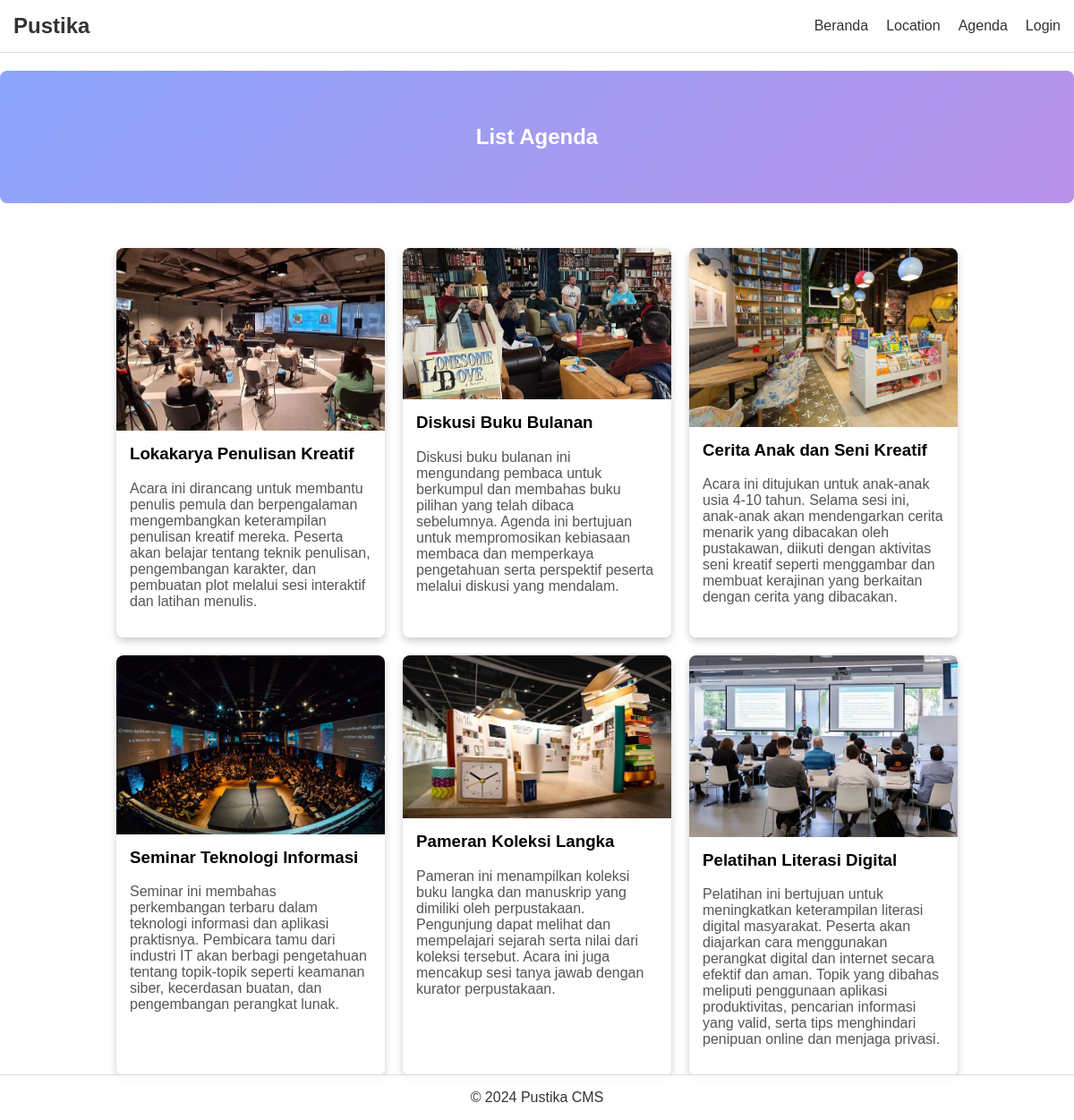
Page /agenda on the committed database.
### tables this page shows
CREATE TABLE `agenda` (
  `id` int NOT NULL AUTO_INCREMENT,
  `gambar` varchar(255) DEFAULT NULL,
  `title` varchar(255) DEFAULT NULL,
  `description` text,
  `created_at` timestamp NULL DEFAULT CURRENT_TIMESTAMP,
  PRIMARY KEY (`id`)
);

### Core/ResponseFactory.php (called while the page is built, shortened)
<?php
class ResponseFactory
{
    public static function view($config, $templates, $data = []): Response
    {
        extract($data);
        if (is_array($templates)) {
            foreach ($templates as $template) {
                include $config::VIEW_PATH . str_replace('.', DIRECTORY_SEPARATOR, $template) . '.php';
            }
        } else {
            include $config::VIEW_PATH . str_replace('.', DIRECTORY_SEPARATOR, $templates) . '.php';
        }
        $content = ob_get_clean();
        if (isset($data['layout'])) {
            $layoutPath = $config::VIEW_PATH . 'layouts/' . $data['layout'] . '.php';
            if (file_exists($layoutPath)) {
                $responseContent = ob_get_clean();
            } else {
                $responseContent = $content;
            }
        } else {
            $responseContent = $content;
        }
        return new Response($responseContent, [
            'Content-Type' => 'text/html'
        ], 200);
    }
}

### Core/helpers.php (called while the page is built, shortened)
<?php
if (!function_exists('view')) {
    function view($views, $data = [], $layout = null)
    {
        $data['layout'] = $layout;
        return ResponseFactory::view(app()->getConfig(), $views, $data);
    }
}
if (!function_exists('app')) {
    function app()
    {
        return Pustika::getInstance();
    }
}

### App/Controllers/SiteController.php (called while the page is built, shortened)
<?php
class SiteController
{
    protected $bukuModel, $penerbitModel, $genreModel, $ourLocationModel, $agendaModel;
    public function __construct()
    {
        $this->agendaModel = new Agenda();
    }
    public function agenda(Request $request)
    {
        $agendaLists = $this->agendaModel->all();
        $fileDisplay = new FileDisplay('uploaded_files');
        $data = [
            'agendaLists' => $agendaLists,
            'fileDisplay' => $fileDisplay,
        ];
        return view('agenda', $data, 'landing');
    }
}

### Core/Router.php (called while the page is built, shortened)
<?php
class Router
{
    protected $config;
    public function __construct($config)
    {
        $this->config = $config;
    }
    public function handle(Request $request): Response
    {
        $uri = $request->server('REQUEST_URI');
        $uri = str_replace($this->config::BASE_URL, "", $uri);
        $args = explode('/', trim($uri, '/'));
        if (1 === count($args)) {
            $controller = $this->config::DEFAULT_CONTROLLER;
            $method = array_shift($args) ?: $this->config::ACTION_INDEX;
        } else {
            $controller = array_shift($args);
            $method = array_shift($args);
        }
        $method = explode('?', $method, 2)[0];
        $controller = $this->convertToCamelCase($controller);
        $method = $this->convertToStudlyCaps($method);
        return $this->run($controller, $method, $args, $request);
    }
    protected function convertToCamelCase($value): string
    {
        return str_replace(' ', '', ucwords(str_replace('-', ' ', $value)));
    }
    protected function convertToStudlyCaps($value): string
    {
        return lcfirst($this->convertToCamelCase($value));
    }
    protected function run($controller, $method, $args, Request $request): Response
    {
        array_unshift($args, $request);
        $class = $this->config::CONTROLLER_NAMESPACE."\\{$controller}Controller";
        if (class_exists($class) && is_callable($toCall = [new $class, $method])) {
            $result = call_user_func_array($toCall, $args);
        } else {
            $class = $this->config::CONTROLLER_NAMESPACE.'\\'.$this->config::DEFAULT_CONTROLLER.'Controller';
            $result = call_user_func([new $class, $this->config::ACTION_404], $request);
        }
        return $result;
    }
}

### public/index.php (called while the page is built, shortened)
<?php
require_once dirname(__DIR__) . '/Core/helpers.php';
$app = Core\Pustika::getInstance(App\Config::class);

### Core/Database.php (called while the page is built, shortened)
<?php
final class Database
{
    private static $conn = null;
    public static function getConnection()
    {
        if (is_null(self::$conn)) {
            $c = app()->getConfig()::DB_CONFIG;
            $dsn = "mysql:host={$c['host']};dbname={$c['dbname']};";
            if (isset($c['port'])) {
                $dsn .= "port={$c['port']};";
            }
            self::$conn = new \PDO(
                $dsn,
                $c['username'],
                $c['password']
            );
            self::$conn->setAttribute(\PDO::ATTR_ERRMODE, \PDO::ERRMODE_EXCEPTION);
        }
        return self::$conn;
    }
}

### Core/Model.php (called while the page is built, shortened)
<?php
class Model
{
    protected $table = null;
    protected $query = '';
    protected $params = [];
    public function all($columns = ['*'], $fetchStyle = \PDO::FETCH_BOTH)
    {
        $columns = implode(",", $columns);
        $stmt = Database::getConnection()
            ->prepare("SELECT $columns FROM $this->table" . $this->query);
        $stmt->execute($this->params);
        return $stmt->fetchAll($fetchStyle);
    }
}

### App/Views/agenda.php (the view, shortened to what this page needs)
<div class="jumbotron">
    <h2>List Agenda</h2>
</div>
<?php foreach ($agendaLists as $index => $agenda): ?>
    <div class="card">
        <?php if (!empty($agenda['gambar'])): ?>
            <?php echo $fileDisplay->getImageTag(
                $agenda['gambar'],
                'Agenda Image',
                '100%'
            ); ?>
        <?php else: ?>
            No Image
        <?php endif; ?>
        <div class="card-body">
            <h3><?php echo htmlspecialchars($agenda['title']); ?></h3>
            <p><?php echo htmlspecialchars(
                $agenda['description']
            ); ?></p>
        </div>
    </div>
<?php endforeach; ?>

### Core/FileDisplay.php (shortened to what this page needs)
<?php
class FileDisplay
{
    protected static $baseUrl = '';
    protected $uploadDir;
    public static function initializeBaseUrl()
    {
        if (self::$baseUrl === '') {
            $protocol = (!empty($_SERVER['HTTPS']) && $_SERVER['HTTPS'] !== 'off') ? 'https' : 'http';
            $host = $_SERVER['HTTP_HOST'];
            $scriptName = dirname($_SERVER['SCRIPT_NAME']);
            self::$baseUrl = $protocol . '://' . $host . $scriptName . 'storage/';
        }
    }
    public function __construct(string $uploadDir)
    {
        $this->uploadDir = trim($uploadDir, '/');
    }
    public function getFileUrl(string $fileName)
    {
        return self::$baseUrl . '/' . $this->uploadDir . '/' . urlencode($fileName);
    }
    public function getImageTag(string $fileName, string $altText = 'Image', string $width = '100px', string $height = 'auto')
    {
        $url = $this->getFileUrl($fileName);
        return '<img src="' . htmlspecialchars($url) . '" alt="' . htmlspecialchars($altText) . '" style="width: ' . htmlspecialchars($width) . '; height: ' . htmlspecialchars($height) . ';">';
    }
}

### public/assets/css/landing.css (style rules this page uses)
body { font-family: Arial, sans-serif; margin: 0; padding: 0; }
.jumbotron { background: linear-gradient(135deg, rgba(110, 142, 251, 0.8), rgba(167, 119, 227, 0.8)); color: #fff; padding: 40px; text-align: center; margin: 20px auto; border-radius: 8px; max-width: 1200px; }
.card { background-color: transparent; border-radius: 8px; box-shadow: 0 4px 8px rgba(0, 0, 0, 0.2); width: 100%; max-width: 300px; margin: 10px; overflow: hidden; display: flex; flex-direction: column; }
.card img { width: 100%; height: 200px; object-fit: cover; display: block; }
.card-body { padding: 15px; background-color: #fff; flex-grow: 1; }
.card-body h3 { margin-top: 0; }
.card-body p { color: #555; }

### rows in the picture
agenda: gambar (picture), title "Lokakarya Penulisan Kreatif", description "Acara ini dirancang untuk membantu penulis pemula dan berpengalaman mengembangkan keterampilan penulisan kreatif mereka. Peserta akan belajar tentang teknik penulisan, pengembangan karakter, dan pembuatan plot melalui sesi interaktif dan latihan menulis."
agenda: gambar (picture), title "Diskusi Buku Bulanan", description "Diskusi buku bulanan ini mengundang pembaca untuk berkumpul dan membahas buku pilihan yang telah dibaca sebelumnya. Agenda ini bertujuan untuk mempromosikan kebiasaan membaca dan memperkaya pengetahuan serta perspektif peserta melalui diskusi yang mendalam."
agenda: gambar (picture), title "Cerita Anak dan Seni Kreatif", description "Acara ini ditujukan untuk anak-anak usia 4-10 tahun. Selama sesi ini, anak-anak akan mendengarkan cerita menarik yang dibacakan oleh pustakawan, diikuti dengan aktivitas seni kreatif seperti menggambar dan membuat kerajinan yang berkaitan dengan cerita yang dibacakan."
agenda: gambar (picture), title "Seminar Teknologi Informasi", description "Seminar ini membahas perkembangan terbaru dalam teknologi informasi dan aplikasi praktisnya. Pembicara tamu dari industri IT akan berbagi pengetahuan tentang topik-topik seperti keamanan siber, kecerdasan buatan, dan pengembangan perangkat lunak."
agenda: gambar (picture), title "Pameran Koleksi Langka", description "Pameran ini menampilkan koleksi buku langka dan manuskrip yang dimiliki oleh perpustakaan. Pengunjung dapat melihat dan mempelajari sejarah serta nilai dari koleksi tersebut. Acara ini juga mencakup sesi tanya jawab dengan kurator perpustakaan."
agenda: gambar (picture), title "Pelatihan Literasi Digital", description "Pelatihan ini bertujuan untuk meningkatkan keterampilan literasi digital masyarakat. Peserta akan diajarkan cara menggunakan perangkat digital dan internet secara efektif dan aman. Topik yang dibahas meliputi penggunaan aplikasi produktivitas, pencarian informasi yang valid, serta tips menghindari penipuan online dan menjaga privasi."
